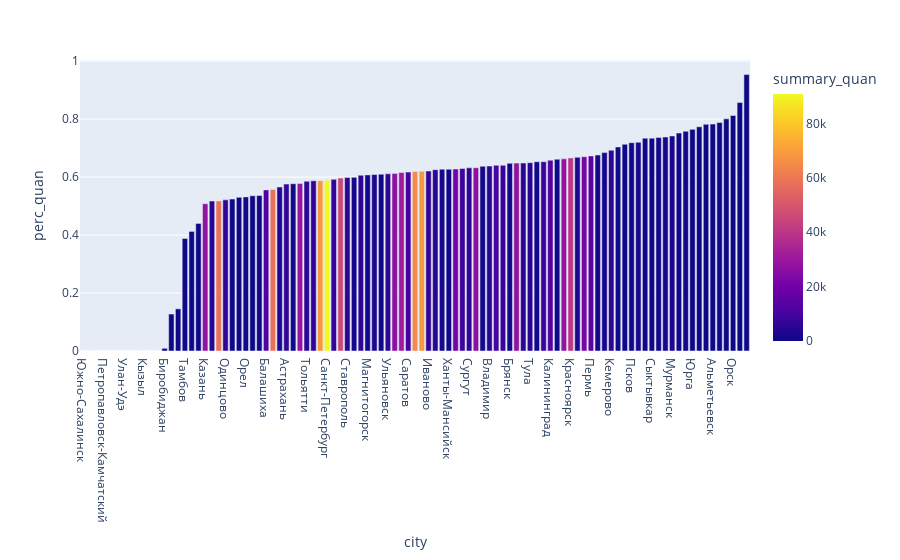

The notebook cell saved with this chart:
### Markdown cell above
видно что если в городах берут юнилевер почти во всех городах его берт по дискаунту (то есть доля больше 0.5) 
к тому же можно заметить что в городах которых суммарное количество заказов бельше среднего (цвет ближе к желтому) эта доля меньше 

а в городах где заказывают не так много доля товаров юнилевера купленных с дискаунтом больше 0.7

### Code cell
px.bar(compare_disc.query('city!="Москва"').sort_values('perc_quan'), x = 'city',y ='perc_quan', 
       hover_data= ['summary_quan'], color = 'summary_quan')

### Figure 1 — Plotly figure (JSON) as saved in the notebook; plotly's stock layout.template omitted (floating-point values rounded to 4 significant figures)
{"data": [{"alignmentgroup": "True", "customdata": [[98], [8], [50], [75], [303], [75], [108], [92], [53], [276], [87], [100], [108], [196], [495], [742], [286], [500], [28097], [5063], [58389], [6701], [639], [432], [1388], [127], [839], [13108], [58191], [3891], [6753], [901], [28580], [5768], [6419], [68454], [90816], [6904], [45877], [5450], [1866], [5982], [1343], [3340], [710], [5819], [27023], [31418], [10035], [65072], [68995], [6379], [4921], [2159], [1025], [21284], [8532], [6586], [26857], [1535], [4583], [10684], [7936], [1109], [27972], [5489], [5115], [830], [7924], [12357], [535], [28400], [40043], [2576], [21833], [15078], [1179], [2032], [5904], [936], [628], [487], [2443], [602], [576], [1323], [1888], [3039], [1040], [1253], [136], [477], [335], [539], [477], [211], [176], [56], [173]], "hovertemplate": "city=%{x}<br>perc_quan=%{y}<br>summary_quan=%{marker.color}<extra></extra>", "legendgroup": "", "marker": {"color": [98, 8, 50, 75, 303, 75, 108, 92, 53, 276, 87, 100, 108, 196, 495, 742, 286, 500, 28097, 5063, 58389, 6701, 639, 432, 1388, 127, 839, 13108, 58191, 3891, 6753, 901, 28580, 5768, 6419, 68454, 90816, 6904, 45877, 5450, 1866, 5982, 1343, 3340, 710, 5819, 27023, 31418, 10035, 65072, 68995, 6379, 4921, 2159, 1025, 21284, 8532, 6586, 26857, 1535, 4583, 10684, 7936, 1109, 27972, 5489, 5115, 830, 7924, 12357, 535, 28400, 40043, 2576, 21833, 15078, 1179, 2032, 5904, 936, 628, 487, 2443, 602, 576, 1323, 1888, 3039, 1040, 1253, 136, 477, 335, 539, 477, 211, 176, 56, 173], "coloraxis": "coloraxis"}, "name": "", "offsetgroup": "", "orientation": "v", "showlegend": false, "textposition": "auto", "type": "bar", "x": ["Южно-Сахалинск", "Анадырь", "Элиста", "Петропавловск-Камчатский", "Якутск", "Нарьян-Мар", "Улан-Удэ", "Чита", "Благовещенск", "Кызыл", "Магадан", "Хабаровск", "Биробиджан", "Владивосток", "Махачкала", "Тамбов", "Великий Новгород", "Абакан", "Казань", "Курск", "Московская Область", "Одинцово", "Владикавказ", "Стерлитамак", "Орел", "Нальчик", "Пятигорск", "Балашиха", "Екатеринбург", "Калуга", "Астрахань", "Саранск", "Нижний Новгород", "Тольятти", "Барнаул", "Ростов-на-Дону", "Санкт-Петербург", "Подольск", "Самара", "Ставрополь", "Белгород", "Оренбург", "Магнитогорск", "Ижевск", "Киров", "Ульяновск", "Уфа", "Тюмень", "Саратов", "Краснодар", "Новосибирск", "Иваново", "Ногинск", "Липецк", "Ханты-Мансийск", "Челябинск", "Ярославль", "Сургут", "Омск", "Смоленск", "Владимир", "Рязань", "Томск", "Брянск", "Воронеж", "Новокузнецк", "Тула", "Архангельск", "Тверь", "Калининград", "Ноябрьск", "Волгоград", "Красноярск", "Новороссийск", "Иркутск", "Пермь", "Нижний Тагил", "Набережные Челны", "Кемерово", "Кострома", "Черкесск", "Псков", "Чебоксары", "Тобольск", "Сыктывкар", "Вологда", "Курган", "Мурманск", "Пенза", "Майкоп", "Юрга", "Петрозаводск", "Йошкар-Ола", "Альметьевск", "Бийск", "Грозный", "Орск", "Прокопьевск", "Братск"], "xaxis": "x", "y": [0, 0, 0, 0, 0, 0, 0, 0, 0, 0, 0, 0, 0.009259, 0.1276, 0.1455, 0.3881, 0.4126, 0.44, 0.5081, 0.5173, 0.5178, 0.5214, 0.5243, 0.5301, 0.5317, 0.5354, 0.5364, 0.5558, 0.557, 0.5657, 0.5759, 0.5771, 0.5776, 0.5856, 0.5873, 0.5875, 0.5894, 0.5921, 0.5967, 0.5989, 0.5991, 0.6065, 0.6076, 0.6087, 0.6099, 0.6113, 0.6128, 0.616, 0.6172, 0.6191, 0.6199, 0.6209, 0.6255, 0.6271, 0.6273, 0.6279, 0.6296, 0.6319, 0.6323, 0.6371, 0.6382, 0.6407, 0.6408, 0.6474, 0.6482, 0.6486, 0.6497, 0.653, 0.6532, 0.6583, 0.6617, 0.6629, 0.6662, 0.6681, 0.6704, 0.673, 0.676, 0.6845, 0.6926, 0.7041, 0.7134, 0.7187, 0.72, 0.7342, 0.7344, 0.737, 0.7383, 0.742, 0.7519, 0.7582, 0.7647, 0.7736, 0.7821, 0.7829, 0.7883, 0.8009, 0.8125, 0.8571, 0.9538], "yaxis": "y"}], "layout": {"barmode": "relative", "coloraxis": {"colorbar": {"title": {"text": "summary_quan"}}, "colorscale": [[0, "#0d0887"], [0.1111, "#46039f"], [0.2222, "#7201a8"], [0.3333, "#9c179e"], [0.4444, "#bd3786"], [0.5556, "#d8576b"], [0.6667, "#ed7953"], [0.7778, "#fb9f3a"], [0.8889, "#fdca26"], [1, "#f0f921"]]}, "legend": {"tracegroupgap": 0}, "margin": {"t": 60}, "xaxis": {"anchor": "y", "domain": [0, 1], "title": {"text": "city"}}, "yaxis": {"anchor": "x", "domain": [0, 1], "title": {"text": "perc_quan"}}}}
